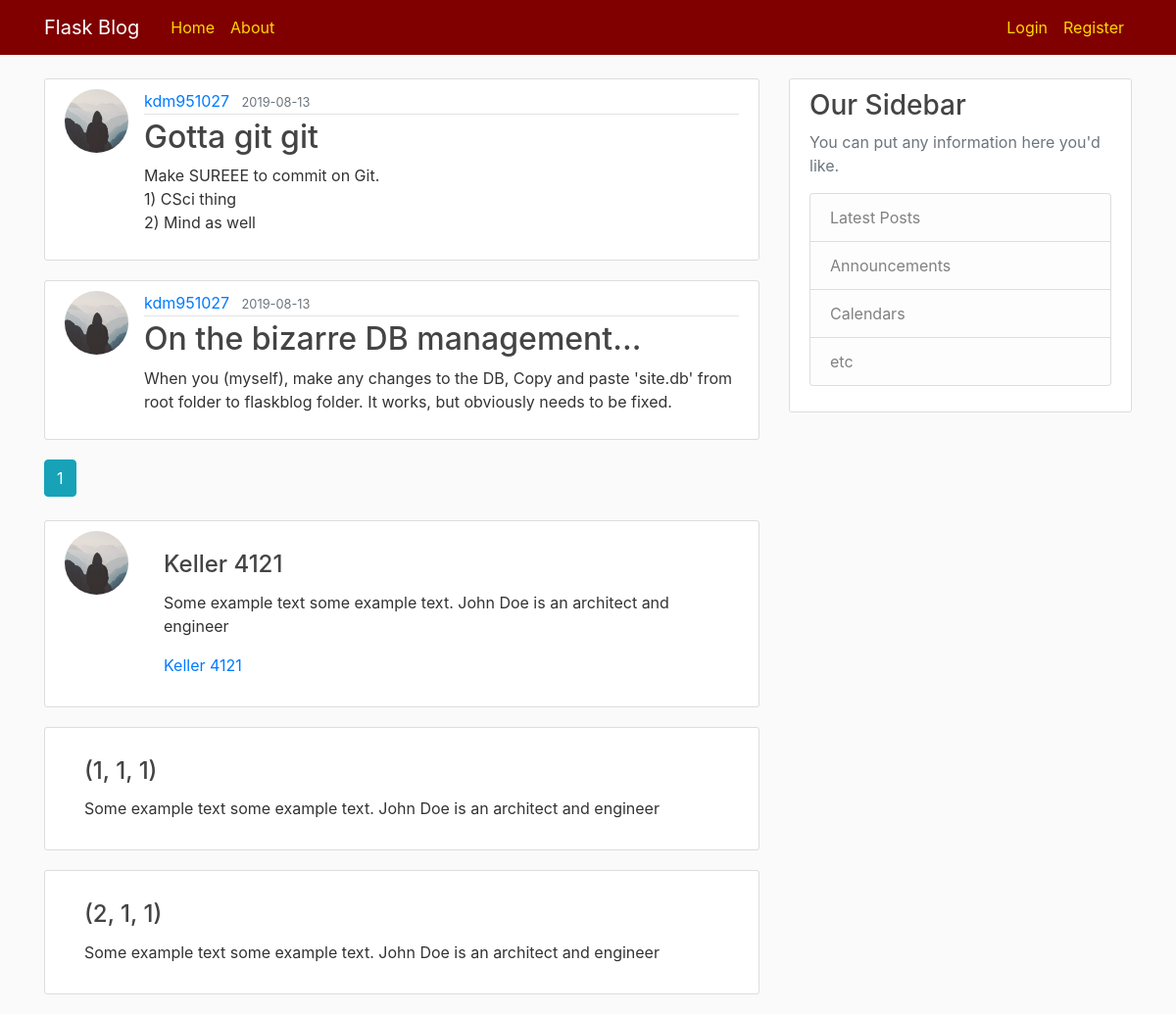
Page /home on the earlier database version.
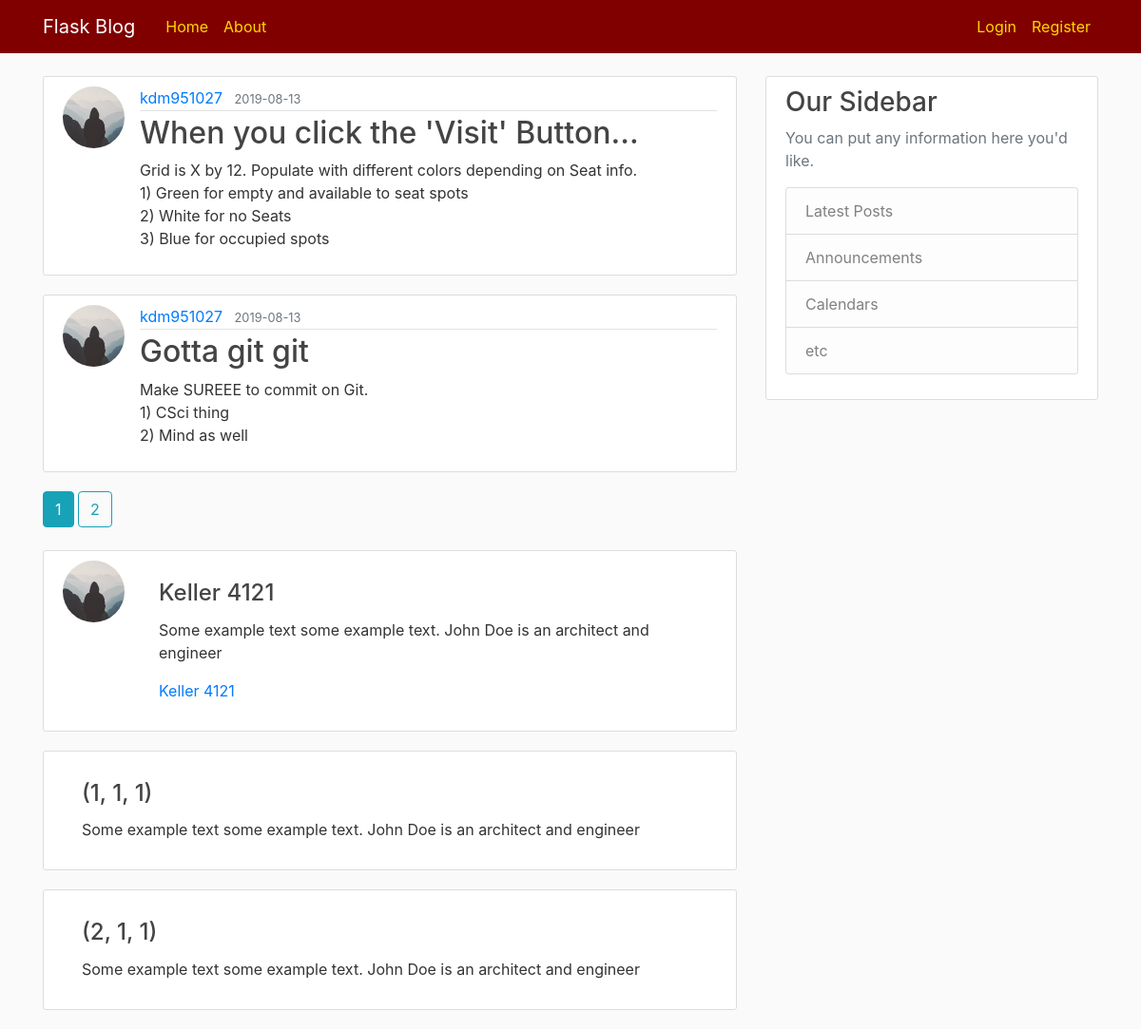
Same page on the later database version.
### flaskblog/models.py (models this page shows, shortened)
class Post(db.Model):
    id = db.Column(db.Integer, primary_key=True)
    title = db.Column(db.String(100), nullable=False)
    date_posted = db.Column(db.DateTime, nullable=False, default=datetime.utcnow)
    content = db.Column(db.Text, nullable=False)
    user_id = db.Column(db.Integer, db.ForeignKey('user.id'), nullable=False)

class User(db.Model, UserMixin):
    id = db.Column(db.Integer, primary_key=True)
    username = db.Column(db.String(20), unique=True, nullable=False)
    email = db.Column(db.String(120), unique=True, nullable=False)
    image_file = db.Column(db.String(20), nullable=False, default='default.jpg')
    password = db.Column(db.String(60), nullable=False)
    posts = db.relationship('Post', backref='author', lazy=True)

class Location(db.Model):
    id = db.Column(db.Integer, primary_key=True)
    name = db.Column(db.String(100), nullable=False)
    image_file = db.Column(db.String(20), nullable=False, default='default.jpg')
    seats = db.relationship('Seat', backref='where', lazy=True)

class Seat(db.Model):
    __table_args__ = (
        db.UniqueConstraint('location_name', 'col_num', 'row_num', name='unique_seat_info'),
    )
    id = db.Column(db.Integer, primary_key=True)
    location_name = db.Column(db.String(100), nullable=False)
    col_num = db.Column(db.Integer, nullable=False)
    row_num = db.Column(db.Integer, nullable=False)
    location_id = db.Column(db.Integer, db.ForeignKey('location.id'), nullable=False)

### flaskblog/main/routes.py (the view)
@main.route("/")
@main.route("/home")
def home():
    page = request.args.get('page', 1, type=int)
    posts = Post.query.order_by(Post.date_posted.desc()).paginate(page=page, per_page=2)
    locations = Location.query.all()
    seats = Seat.query.all()
    return render_template('home.html', posts=posts, locations=locations, seats=seats)

### flaskblog/templates/home.html
{%extends "layout.html"%}
{%block content%}
  {%for post in posts.items%}
    <article class="media content-section">
      <img class="rounded-circle article-img" src="{{ url_for('static', filename='profile_pics/'+post.author.image_file ) }}">
      <div class="media-body">
        <div class="article-metadata">
          <a class="mr-2" href="{{ url_for('users.user_posts', username=post.author.username) }}">{{ post.author.username }}</a>
          <small class="text-muted">{{ post.date_posted.strftime('%Y-%m-%d') }}</small>
        </div>
        <h2><a class="article-title" href="{{ url_for('posts.post', post_id=post.id) }}">{{ post.title }}</a></h2>
        <p class="article-content">{{ post.content }}</p>
      </div>
    </article>
  {% endfor %}
  {% for page_num in posts.iter_pages(left_edge=1, right_edge=1, left_current=1, right_current=2) %}
    {% if page_num %}
      {% if posts.page == page_num %}
        <a class="btn btn-info mb-4" href="{{ url_for('main.home', page=page_num) }}">{{ page_num }}</a>
      {% else %}
        <a class="btn btn-outline-info mb-4" href="{{ url_for('main.home', page=page_num) }}">{{ page_num }}</a>
      {% endif %}
    {% else %}
      ...
    {% endif %}
  {% endfor %}
  {%for location in locations%}
    <article class="media content-section">
      <img class="rounded-circle article-img" src="{{ url_for('static', filename='profile_pics/'+location.image_file ) }}" alt="Card image">
      <div class="card-body">
        <h4 class="card-title">{{ location.name }}</h4>
        <p class="card-text">Some example text some example text. John Doe is an architect and engineer</p>
        <a class="mr-2" href="{{ url_for('locations.show_seats', name=location.name) }}">{{ location.name }}</a>
    </article>
  {% endfor %}
  {%for seat in seats%}
    <article class="media content-section">
      <div class="card-body">
        <h4 class="card-title">{{ seat.row_num, seat.col_num, seat.location_id }}</h4>
        <p class="card-text">Some example text some example text. John Doe is an architect and engineer</p>
    </article>
  {% endfor %}
{%endblock content%}

### flaskblog/templates/layout.html (shortened to what this page needs)
<!DOCTYPE html>
<html>
<head>
  <link rel="stylesheet" href="https://stackpath.bootstrapcdn.com/bootstrap/4.3.1/css/bootstrap.min.css">
  <link rel="stylesheet" href="{{url_for('static', filename='main.css')}}">
</head>
<body>
  <header class="site-header">
  <nav class="navbar navbar-expand-md navbar-dark bg-maroon fixed-top">
    <div class="container">
      <a class="navbar-brand mr-4" href="/">Flask Blog</a>
      <div class="collapse navbar-collapse" id="navbarToggle">
        <div class="navbar-nav mr-auto">
          <a class="nav-item nav-link" href="{{url_for('main.home')}}">Home</a>
          <a class="nav-item nav-link" href="{{url_for('main.about')}}">About</a>
        </div>
        <div class="navbar-nav">
          {% if current_user.is_authenticated %}
          <a class="nav-item nav-link" href="{{url_for('posts.new_post')}}">New Post</a>
            <a class="nav-item nav-link" href="{{url_for('users.logout')}}">Logout</a>
            <a class="nav-item nav-link" href="{{url_for('users.account')}}">Account</a
          {% else %}
            <a class="nav-item nav-link" href="{{url_for('users.login')}}">Login</a>
            <a class="nav-item nav-link" href="{{url_for('users.register')}}">Register</a>
          {% endif %}
        </div>
      </div>
    </div>
  </nav>
</header>
<main role="main" class="container">
  <div class="row">
    <div class="col-md-8">
      {% block content %}{% endblock %}
    </div>
    <div class="col-md-4">
      <div class="content-section">
        <h3>Our Sidebar</h3>
        <p class='text-muted'>You can put any information here you'd like.
          <ul class="list-group">
            <li class="list-group-item list-group-item-light">Latest Posts</li>
            <li class="list-group-item list-group-item-light">Announcements</li>
            <li class="list-group-item list-group-item-light">Calendars</li>
            <li class="list-group-item list-group-item-light">etc</li>
          </ul>
        </p>
      </div>
    </div>
  </div>
</main>
</body>
</html>

### flaskblog/static/main.css (style rules this page uses)
body { background: #fafafa; color: #333333; margin-top: 5rem; }
h1, h2, h3, h4, h5, h6 { color: #444444; }
.bg-maroon { background-color: #800000; }
.site-header .navbar-nav .nav-link { color: #FFD700; }
.content-section { background: #ffffff; padding: 10px 20px; border: 1px solid #dddddd; border-radius: 3px; margin-bottom: 20px; }
.article-title { color: #444444; }
.article-content { white-space: pre-line; }
.article-img { height: 65px; width: 65px; margin-right: 16px; }
.article-metadata { padding-bottom: 1px; margin-bottom: 4px; border-bottom: 1px solid #e3e3e3 }

Differences in the rows shown:
no longer on this page (row unchanged): Post: image_file (placeholder picture), author.username "kdm951027", date_posted "2019-08-13", title "On the bizarre DB management...", content "When you (myself), make any changes to the DB, Copy and paste 'site.db' from root folder to flaskblog folder. It works, but obviously needs to be fixed."
added Post: image_file (placeholder picture), author.username "kdm951027", date_posted "2019-08-13", title "When you click the 'Visit' Button...", content "Grid is X by 12. Populate with different colors depending on Seat info. 1) Green for empty and available to seat spots 2) White for no Seats 3) Blue for occupied spots"
Other differences:
new list line: "2"
